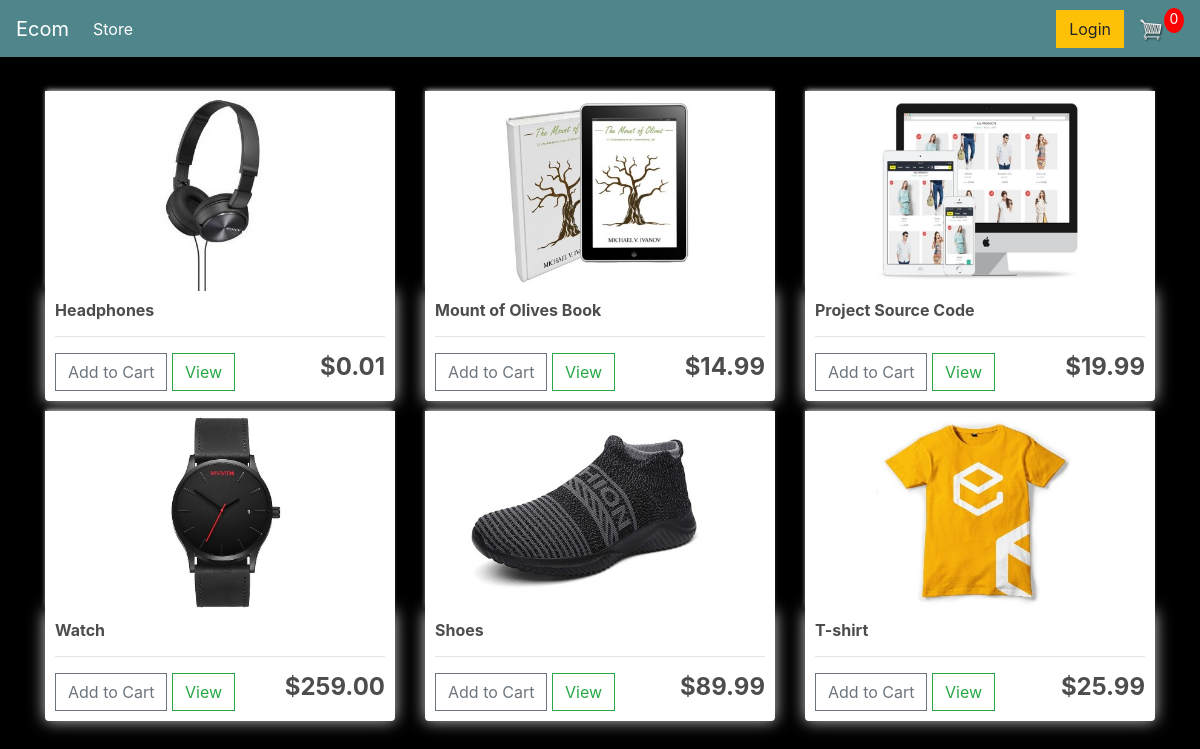
The page / on the database its author committed.
### store/models.py (models this page shows, shortened)
class Product(models.Model):
    name = models.CharField(max_length=200)
    price = models.FloatField()
    digital = models.BooleanField(default=False, null=True, blank=True)
    image = models.ImageField(null= True, blank= True)
    @property
    def imageUrl(self):
        try:
            url  = self.image.url
        except:
            url = ''
        return url

### store/views.py (the view)
# urls.py: path('', include ('store.urls')),
def store(request):
    data = cartData(request)
    items = data['items']
    order = data['order']
    cartItems = data['cartItems']
    products = Product.objects.all()
    context = {'products': products, 'items':items,'order': order, 'cartItems': cartItems}
    return render(request, 'store/store.html', context)

### store/uti.py (called while the page is built, shortened)
def cookieCart(request):
        try:
            cart = json.loads(request.COOKIES['cart'])
        except:
            cart = {}
        print('cart:', cart)
        items = []
        order = {'get_cart_total': 0, 'get_total_items': 0, 'shipping':False}
        cartItems = order['get_total_items']
        return  {'items':items,'order': order, 'cartItems': cartItems}

def cartData(request):
    if request.user.is_authenticated:
        customer = request.user.customer
        order, created = Order.objects.get_or_create(customer = customer, complete = False)
        items = order.orderitem_set.all()
        cartItems = order.get_total_items
    else:
        cookieData = cookieCart(request)
        items = cookieData['items']
        order = cookieData['order']
        cartItems = cookieData['cartItems']
    return  {'items':items,'order': order, 'cartItems': cartItems}

### store/templates/store/store.html
{% extends 'store/main.html' %}
{% load static %}
{% block content %}
	<div class="row">
        {% for product in products%}
		<div class="col-lg-4">
			<img class="thumbnail" src="{{product.imageUrl}}">
			<div class="box-element product">
				<h6><strong>{{product.name}}</strong></h6>
				<hr>
				<button  data-product="{{product.id}}" data-action="add" class="btn btn-outline-secondary add-btn update-cart">Add to Cart</button>
				<a class="btn btn-outline-success" href="#">View</a>
				<h4 style="display: inline-block; float:right;"><strong>${{product.price|floatformat:2}}</strong></h4>
			</div>
        </div>
        {%endfor%}
	</div>
{% endblock content %}

### store/templates/store/main.html (shortened to what this page needs)
<!DOCTYPE html>
{% load static %}
<html>
<head>
	<link rel="stylesheet" href="https://stackpath.bootstrapcdn.com/bootstrap/4.4.1/css/bootstrap.min.css">
	<link rel="stylesheet" type="text/css" href="{% static 'css/main.css' %}">
</head>
<body>
    <nav class="navbar navbar-expand-lg navbar-dark bg-dark">
        <a class="navbar-brand" href="{% url 'store' %}">Ecom</a>
        <div class="collapse navbar-collapse" id="navbarSupportedContent">
          <ul class="navbar-nav mr-auto">
            <li class="nav-item active">
              <a class="nav-link" href="{% url 'store' %}">Store <span class="sr-only">(current)</span></a>
            </li>
          </ul>
          <div class="form-inline my-2 my-lg-0">
              <a href="#"class="btn btn-warning">Login</a>
              <a href="{% url 'cart' %}">
                <img  id="cart-icon" src="{% static 'images/cart.png' %}">
              </a>
              <p id="cart-total">{{cartItems}}</p>
          </div>
        </div>
      </nav>
    <div class="container">
    <br>
    {% block content %}
    {% endblock content %}
    </div>
</body>
</html>

### static/css/main.css (style rules this page uses)
body { background: black; }
h1,h2,h3,h4,h5,h6 { color:hsl(0, 0%, 30%); }
.box-element { box-shadow:hsl(0, 0%, 80%) 0 0 16px; background-color: #fff; border-radius: 4px; padding: 10px; }
.thumbnail { width: 100%; height: 200px; -webkit-box-shadow: -1px -3px 5px -2px rgba(214,214,214,1); -moz-box-shadow: -1px -3px 5px -2px rgba(214,214,214,1); box-shadow: -1px -3px 5px -2px rgba(214,214,214,1); }
.product { border-radius: 0 0 4px 4px; }
.bg-dark { background-color: #4f868c!important; }
#cart-icon { width:25px; display: inline-block; margin-left: 15px; }
#cart-total { display: block; text-align: center; color:#fff; background-color: red; width: 20px; height: 25px; border-radius: 50%; font-size: 14px; }
.col-lg-4, .col-lg-6, .col-lg-8, .col-lg-12 { margin-top: 10px; }
.btn { border-radius: 0; }

### rows shown on the page
Product: imageUrl (picture), name "Headphones", price "0.01"
Product: imageUrl (picture), name "Mount of Olives Book", price "14.99"
Product: imageUrl (picture), name "Project Source Code", price "19.99"
Product: imageUrl (picture), name "Watch", price "259.00"
Product: imageUrl (picture), name "Shoes", price "89.99"
Product: imageUrl (picture), name "T-shirt", price "25.99"

### other values the page prints
{{ cartItems }} "0"
